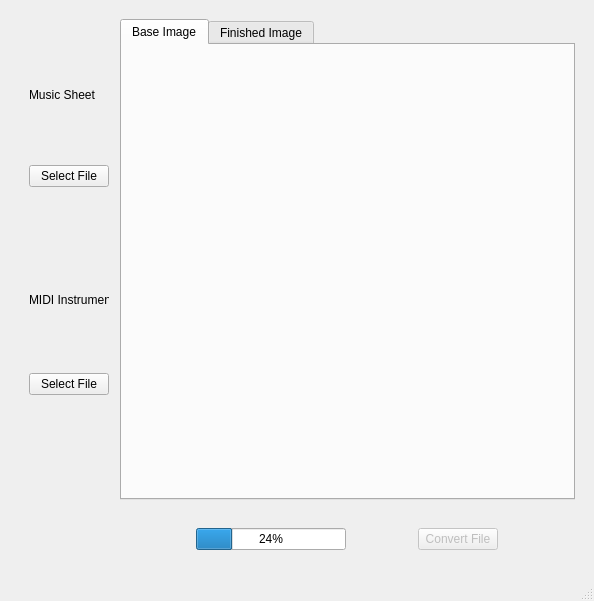
<?xml version="1.0" encoding="UTF-8"?>
<ui version="4.0">
 <class>MainWindow</class>
 <widget class="QMainWindow" name="MainWindow">
  <property name="geometry">
   <rect>
    <x>0</x>
    <y>0</y>
    <width>594</width>
    <height>601</height>
   </rect>
  </property>
  <property name="windowTitle">
   <string>MSM Converter</string>
  </property>
  <widget class="QWidget" name="centralwidget">
   <property name="enabled">
    <bool>true</bool>
   </property>
   <layout class="QGridLayout" name="gridLayout">
    <item row="0" column="1">
     <layout class="QGridLayout" name="gridLayout_2">
      <property name="leftMargin">
       <number>10</number>
      </property>
      <property name="topMargin">
       <number>10</number>
      </property>
      <property name="rightMargin">
       <number>10</number>
      </property>
      <property name="bottomMargin">
       <number>10</number>
      </property>
      <item row="0" column="0" rowspan="3">
       <layout class="QVBoxLayout" name="verticalLayout">
        <property name="spacing">
         <number>0</number>
        </property>
        <property name="leftMargin">
         <number>10</number>
        </property>
        <property name="topMargin">
         <number>5</number>
        </property>
        <property name="rightMargin">
         <number>5</number>
        </property>
        <property name="bottomMargin">
         <number>5</number>
        </property>
        <item>
         <widget class="QLabel" name="musicsheet_txt">
          <property name="sizePolicy">
           <sizepolicy hsizetype="Fixed" vsizetype="Fixed">
            <horstretch>0</horstretch>
            <verstretch>0</verstretch>
           </sizepolicy>
          </property>
          <property name="minimumSize">
           <size>
            <width>50</width>
            <height>25</height>
           </size>
          </property>
          <property name="text">
           <string>Music Sheet</string>
          </property>
         </widget>
        </item>
        <item>
         <widget class="QPushButton" name="fileButton1">
          <property name="sizePolicy">
           <sizepolicy hsizetype="Fixed" vsizetype="Fixed">
            <horstretch>0</horstretch>
            <verstretch>0</verstretch>
           </sizepolicy>
          </property>
          <property name="text">
           <string>Select File</string>
          </property>
         </widget>
        </item>
        <item>
         <spacer name="verticalSpacer_3">
          <property name="orientation">
           <enum>Qt::Vertical</enum>
          </property>
          <property name="sizeType">
           <enum>QSizePolicy::Fixed</enum>
          </property>
          <property name="sizeHint" stdset="0">
           <size>
            <width>20</width>
            <height>40</height>
           </size>
          </property>
         </spacer>
        </item>
        <item>
         <widget class="QLabel" name="instrument_txt">
          <property name="sizePolicy">
           <sizepolicy hsizetype="Fixed" vsizetype="Fixed">
            <horstretch>0</horstretch>
            <verstretch>0</verstretch>
           </sizepolicy>
          </property>
          <property name="minimumSize">
           <size>
            <width>80</width>
            <height>30</height>
           </size>
          </property>
          <property name="text">
           <string>MIDI Instrument</string>
          </property>
         </widget>
        </item>
        <item>
         <widget class="QPushButton" name="fileButton2">
          <property name="sizePolicy">
           <sizepolicy hsizetype="Fixed" vsizetype="Fixed">
            <horstretch>0</horstretch>
            <verstretch>0</verstretch>
           </sizepolicy>
          </property>
          <property name="text">
           <string>Select File</string>
          </property>
         </widget>
        </item>
        <item>
         <spacer name="verticalSpacer">
          <property name="orientation">
           <enum>Qt::Vertical</enum>
          </property>
          <property name="sizeType">
           <enum>QSizePolicy::Fixed</enum>
          </property>
          <property name="sizeHint" stdset="0">
           <size>
            <width>20</width>
            <height>50</height>
           </size>
          </property>
         </spacer>
        </item>
       </layout>
      </item>
      <item row="3" column="1">
       <layout class="QHBoxLayout" name="horizontalLayout">
        <property name="leftMargin">
         <number>10</number>
        </property>
        <property name="topMargin">
         <number>10</number>
        </property>
        <property name="rightMargin">
         <number>10</number>
        </property>
        <property name="bottomMargin">
         <number>10</number>
        </property>
        <item>
         <widget class="QProgressBar" name="convertBar">
          <property name="sizePolicy">
           <sizepolicy hsizetype="Fixed" vsizetype="Fixed">
            <horstretch>0</horstretch>
            <verstretch>0</verstretch>
           </sizepolicy>
          </property>
          <property name="minimumSize">
           <size>
            <width>150</width>
            <height>0</height>
           </size>
          </property>
          <property name="value">
           <number>24</number>
          </property>
         </widget>
        </item>
        <item>
         <widget class="QPushButton" name="convertButton">
          <property name="enabled">
           <bool>false</bool>
          </property>
          <property name="sizePolicy">
           <sizepolicy hsizetype="Fixed" vsizetype="Fixed">
            <horstretch>0</horstretch>
            <verstretch>0</verstretch>
           </sizepolicy>
          </property>
          <property name="minimumSize">
           <size>
            <width>0</width>
            <height>0</height>
           </size>
          </property>
          <property name="text">
           <string>Convert File</string>
          </property>
         </widget>
        </item>
       </layout>
      </item>
      <item row="0" column="1">
       <layout class="QVBoxLayout" name="verticalLayout_3">
        <item>
         <widget class="QTabWidget" name="tabWidget">
          <property name="currentIndex">
           <number>0</number>
          </property>
          <widget class="QWidget" name="baseImage">
           <attribute name="title">
            <string>Base Image</string>
           </attribute>
           <layout class="QGridLayout" name="gridLayout_3">
            <item row="1" column="0">
             <widget class="QLabel" name="musicsheet_image">
              <property name="sizePolicy">
               <sizepolicy hsizetype="Fixed" vsizetype="Fixed">
                <horstretch>0</horstretch>
                <verstretch>0</verstretch>
               </sizepolicy>
              </property>
              <property name="minimumSize">
               <size>
                <width>200</width>
                <height>200</height>
               </size>
              </property>
              <property name="text">
               <string/>
              </property>
              <property name="scaledContents">
               <bool>true</bool>
              </property>
             </widget>
            </item>
           </layout>
          </widget>
          <widget class="QWidget" name="finishedImage">
           <attribute name="title">
            <string>Finished Image</string>
           </attribute>
           <layout class="QGridLayout" name="gridLayout_4"/>
          </widget>
         </widget>
        </item>
       </layout>
      </item>
     </layout>
    </item>
   </layout>
  </widget>
  <widget class="QMenuBar" name="menubar">
   <property name="geometry">
    <rect>
     <x>0</x>
     <y>0</y>
     <width>594</width>
     <height>21</height>
    </rect>
   </property>
  </widget>
  <widget class="QStatusBar" name="statusbar"/>
 </widget>
 <resources/>
 <connections/>
</ui>
